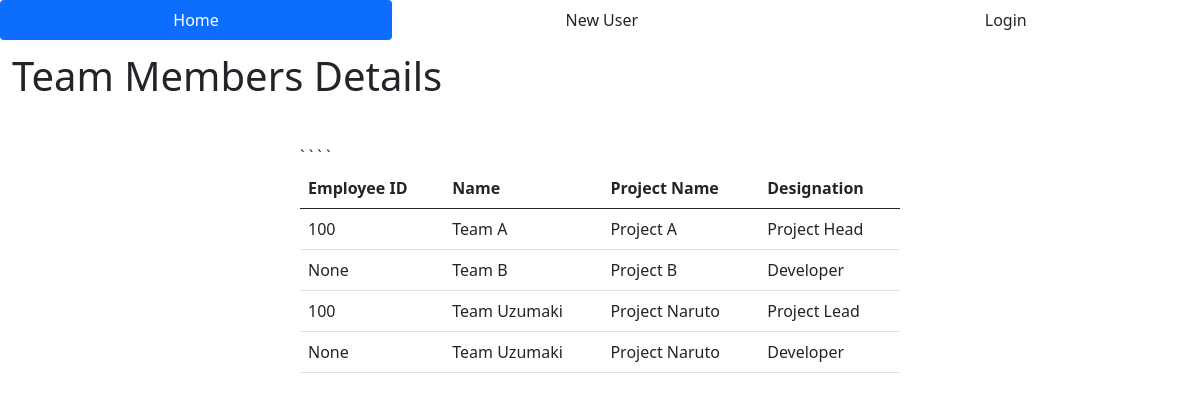
The page /teams/102 on the database its author committed.
### EDMA/models.py (models this page shows)
class Team(db.Model):
    id = db.Column(db.Integer, primary_key=True)
    name = db.Column(db.String(25), nullable=False)
    proj = db.Column(db.String(25),  nullable=False)
    designation = db.Column(db.String(25), nullable=False)
    emp_id = db.Column(db.Integer, db.ForeignKey('employee.emp_id'))

### EDMA/routes.py (the view)
@app.route('/teams/<int:emp_id>')
def viewTeam(emp_id):
    tlis = Team.query.filter_by(emp_id=emp_id).all()
    tnames = []
    for t in tlis:
        if not t.name in tnames:
            tnames.append(t.name)
    lis = []
    for tn in tnames:
        lis.extend(Team.query.filter_by(name=tn).all())
    if len(lis) == 0:
        flash("You don't have any Team Members", category='info')
        return redirect(url_for('index'))
    else:
        return render_template('viewTeam.html', tdet=lis, emp_id=emp_id)

### EDMA/templates/viewTeam.html (shortened to what this page needs)
{% extends 'base.html' %}
{% block body %}
<h1>Team Members Details</h1>
<div class="form-div">
    <table class="table">
    <thead>
      <tr>
          <th scope="col">Employee ID</th>
          <th scope="col">Name</th>
          <th scope="col">Project Name</th>
          <th scope="'col">Designation</th>
      </tr>
    </thead>
    <tbody>
        {% for mt in tdet %}
            {% if mt.emp_id != emp_id %}
        `       <tr>
                   <td>{{ mt.emp_id }}</td>
                   <td>{{ mt.name }}</td>
                   <td>{{ mt.proj }}</td>
                   <td>{{ mt.designation }}</td>
               </tr>
            {% endif %}
        {% endfor %}
{% endblock %}

### EDMA/static/main.css (style rules this page uses)
h1 { padding: 1%; }
.form-div { width: 50%; margin: auto; padding-top: 1.5em; }

### rows shown on the page
Team: emp_id "100", name "Team A", proj "Project A", designation "Project Head"
Team: emp_id "None", name "Team B", proj "Project B", designation "Developer"
Team: emp_id "100", name "Team Uzumaki", proj "Project Naruto", designation "Project Lead"
Team: emp_id "None", name "Team Uzumaki", proj "Project Naruto", designation "Developer"
